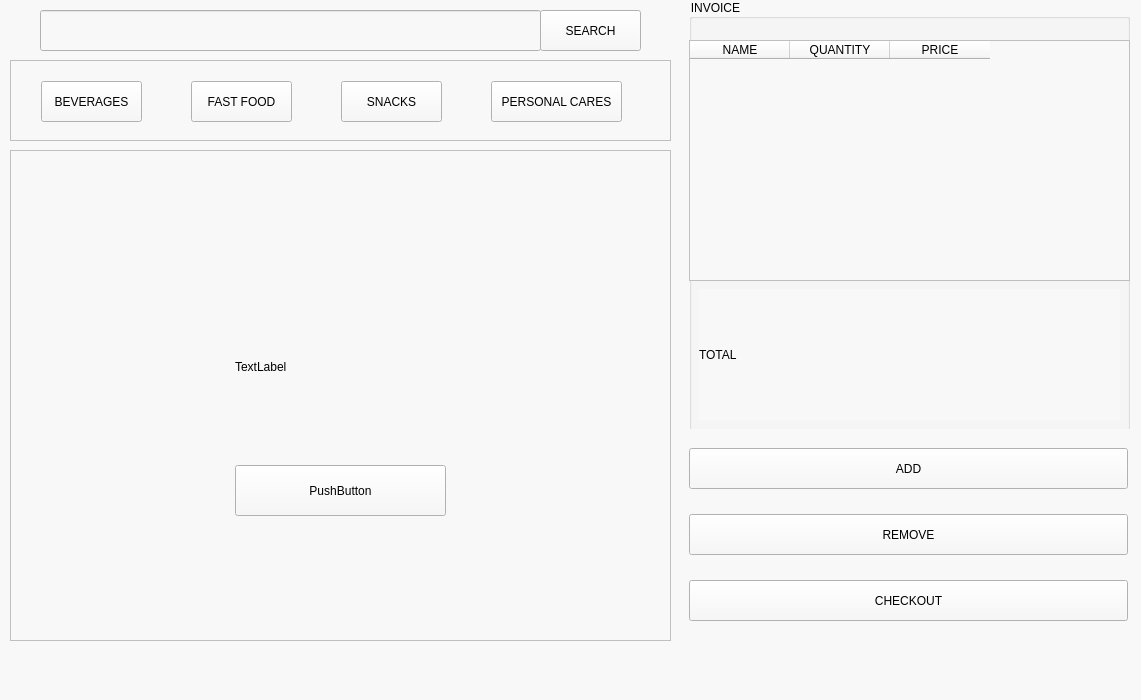
<?xml version="1.0" encoding="UTF-8"?>
<ui version="4.0">
 <class>MainWindow</class>
 <widget class="QMainWindow" name="MainWindow">
  <property name="geometry">
   <rect>
    <x>0</x>
    <y>0</y>
    <width>1141</width>
    <height>700</height>
   </rect>
  </property>
  <property name="sizePolicy">
   <sizepolicy hsizetype="Fixed" vsizetype="Expanding">
    <horstretch>0</horstretch>
    <verstretch>0</verstretch>
   </sizepolicy>
  </property>
  <property name="windowTitle">
   <string>MainWindow</string>
  </property>
  <property name="autoFillBackground">
   <bool>false</bool>
  </property>
  <property name="styleSheet">
   <string notr="true">background-color: #F8F8F8;</string>
  </property>
  <widget class="QWidget" name="centralwidget">
   <widget class="QPushButton" name="pushButton_SEARCH">
    <property name="enabled">
     <bool>true</bool>
    </property>
    <property name="geometry">
     <rect>
      <x>540</x>
      <y>10</y>
      <width>101</width>
      <height>41</height>
     </rect>
    </property>
    <property name="text">
     <string>SEARCH</string>
    </property>
   </widget>
   <widget class="QLineEdit" name="search_bar">
    <property name="geometry">
     <rect>
      <x>40</x>
      <y>10</y>
      <width>501</width>
      <height>41</height>
     </rect>
    </property>
   </widget>
   <widget class="QScrollArea" name="scrollArea">
    <property name="geometry">
     <rect>
      <x>10</x>
      <y>60</y>
      <width>661</width>
      <height>81</height>
     </rect>
    </property>
    <property name="widgetResizable">
     <bool>true</bool>
    </property>
    <widget class="QWidget" name="scrollContent1">
     <property name="geometry">
      <rect>
       <x>0</x>
       <y>0</y>
       <width>659</width>
       <height>79</height>
      </rect>
     </property>
     <widget class="QPushButton" name="pushButton_Beverages">
      <property name="geometry">
       <rect>
        <x>30</x>
        <y>20</y>
        <width>101</width>
        <height>41</height>
       </rect>
      </property>
      <property name="text">
       <string>BEVERAGES</string>
      </property>
     </widget>
     <widget class="QPushButton" name="pushButton_FastFood">
      <property name="geometry">
       <rect>
        <x>180</x>
        <y>20</y>
        <width>101</width>
        <height>41</height>
       </rect>
      </property>
      <property name="text">
       <string>FAST FOOD</string>
      </property>
     </widget>
     <widget class="QPushButton" name="pushButton_Snacks">
      <property name="geometry">
       <rect>
        <x>330</x>
        <y>20</y>
        <width>101</width>
        <height>41</height>
       </rect>
      </property>
      <property name="text">
       <string>SNACKS</string>
      </property>
     </widget>
     <widget class="QPushButton" name="pushButton_PersonalCares">
      <property name="geometry">
       <rect>
        <x>480</x>
        <y>20</y>
        <width>131</width>
        <height>41</height>
       </rect>
      </property>
      <property name="text">
       <string>PERSONAL CARES</string>
      </property>
     </widget>
    </widget>
   </widget>
   <widget class="QGroupBox" name="groupBox">
    <property name="geometry">
     <rect>
      <x>689</x>
      <y>-1</y>
      <width>441</width>
      <height>641</height>
     </rect>
    </property>
    <property name="title">
     <string>INVOICE</string>
    </property>
    <widget class="QTableWidget" name="cart_table">
     <property name="geometry">
      <rect>
       <x>0</x>
       <y>41</y>
       <width>441</width>
       <height>241</height>
      </rect>
     </property>
     <column>
      <property name="text">
       <string>NAME</string>
      </property>
     </column>
     <column>
      <property name="text">
       <string>QUANTITY</string>
      </property>
     </column>
     <column>
      <property name="text">
       <string>PRICE</string>
      </property>
     </column>
    </widget>
    <widget class="QWidget" name="verticalLayoutWidget">
     <property name="geometry">
      <rect>
       <x>0</x>
       <y>430</y>
       <width>441</width>
       <height>211</height>
      </rect>
     </property>
     <layout class="QVBoxLayout" name="verticalLayout">
      <item>
       <widget class="QPushButton" name="pushButton_ADD">
        <property name="sizePolicy">
         <sizepolicy hsizetype="Preferred" vsizetype="Preferred">
          <horstretch>0</horstretch>
          <verstretch>0</verstretch>
         </sizepolicy>
        </property>
        <property name="maximumSize">
         <size>
          <width>439</width>
          <height>41</height>
         </size>
        </property>
        <property name="text">
         <string>ADD</string>
        </property>
       </widget>
      </item>
      <item>
       <widget class="QPushButton" name="pushButton_REMOVE">
        <property name="maximumSize">
         <size>
          <width>439</width>
          <height>41</height>
         </size>
        </property>
        <property name="text">
         <string>REMOVE</string>
        </property>
       </widget>
      </item>
      <item>
       <widget class="QPushButton" name="pushButton_CHECKOUT">
        <property name="maximumSize">
         <size>
          <width>439</width>
          <height>41</height>
         </size>
        </property>
        <property name="text">
         <string>CHECKOUT</string>
        </property>
       </widget>
      </item>
     </layout>
    </widget>
    <widget class="QWidget" name="horizontalLayoutWidget">
     <property name="geometry">
      <rect>
       <x>10</x>
       <y>290</y>
       <width>421</width>
       <height>131</height>
      </rect>
     </property>
     <layout class="QHBoxLayout" name="horizontalLayout">
      <item>
       <widget class="QLabel" name="label">
        <property name="text">
         <string>TOTAL</string>
        </property>
       </widget>
      </item>
      <item>
       <widget class="QLabel" name="label_total">
        <property name="text">
         <string/>
        </property>
       </widget>
      </item>
     </layout>
    </widget>
   </widget>
   <widget class="QScrollArea" name="scrollArea_products">
    <property name="geometry">
     <rect>
      <x>10</x>
      <y>150</y>
      <width>661</width>
      <height>491</height>
     </rect>
    </property>
    <property name="widgetResizable">
     <bool>true</bool>
    </property>
    <widget class="QWidget" name="scrollContent2">
     <property name="geometry">
      <rect>
       <x>0</x>
       <y>0</y>
       <width>659</width>
       <height>489</height>
      </rect>
     </property>
     <widget class="QWidget" name="gridLayoutWidget">
      <property name="geometry">
       <rect>
        <x>-1</x>
        <y>-1</y>
        <width>661</width>
        <height>491</height>
       </rect>
      </property>
      <layout class="QGridLayout" name="productContainer">
       <item row="0" column="0">
        <widget class="QFrame" name="productTemplate">
         <property name="enabled">
          <bool>true</bool>
         </property>
         <property name="sizePolicy">
          <sizepolicy hsizetype="Minimum" vsizetype="Expanding">
           <horstretch>0</horstretch>
           <verstretch>0</verstretch>
          </sizepolicy>
         </property>
         <property name="maximumSize">
          <size>
           <width>211</width>
           <height>241</height>
          </size>
         </property>
         <property name="frameShape">
          <enum>QFrame::StyledPanel</enum>
         </property>
         <property name="frameShadow">
          <enum>QFrame::Raised</enum>
         </property>
         <widget class="QWidget" name="verticalLayoutWidget_2">
          <property name="geometry">
           <rect>
            <x>0</x>
            <y>0</y>
            <width>211</width>
            <height>241</height>
           </rect>
          </property>
          <layout class="QVBoxLayout" name="verticalLayout_2">
           <item>
            <widget class="QLabel" name="label_image">
             <property name="maximumSize">
              <size>
               <width>211</width>
               <height>190</height>
              </size>
             </property>
             <property name="autoFillBackground">
              <bool>false</bool>
             </property>
             <property name="text">
              <string>TextLabel</string>
             </property>
             <property name="wordWrap">
              <bool>true</bool>
             </property>
            </widget>
           </item>
           <item>
            <widget class="QPushButton" name="pushButton_product">
             <property name="sizePolicy">
              <sizepolicy hsizetype="Minimum" vsizetype="Expanding">
               <horstretch>211</horstretch>
               <verstretch>51</verstretch>
              </sizepolicy>
             </property>
             <property name="maximumSize">
              <size>
               <width>211</width>
               <height>51</height>
              </size>
             </property>
             <property name="text">
              <string>PushButton</string>
             </property>
            </widget>
           </item>
          </layout>
         </widget>
        </widget>
       </item>
      </layout>
     </widget>
    </widget>
   </widget>
  </widget>
  <widget class="QMenuBar" name="menubar">
   <property name="geometry">
    <rect>
     <x>0</x>
     <y>0</y>
     <width>1141</width>
     <height>27</height>
    </rect>
   </property>
  </widget>
  <widget class="QStatusBar" name="statusbar"/>
 </widget>
 <resources/>
 <connections/>
</ui>
